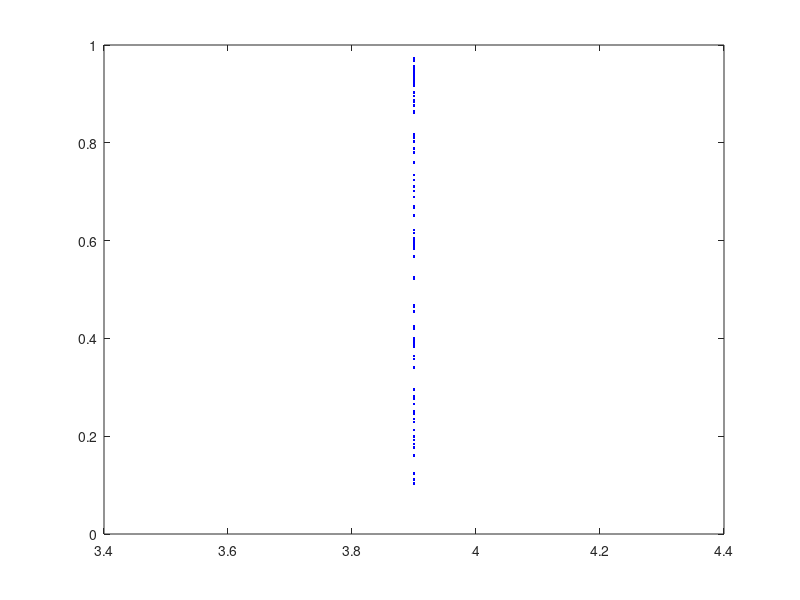

This figure's MATLAB source:
clear;
close all;
N = 1000;
x = zeros(N,1);
%for a = 2.5:0.01:4
for a = 3.9
    x(1) = 0.5;
    for n=2:N
        x(n) = a*x(n-1)*(1-x(n-1));
    end
    plot(a,x(900:end),'b.')
    hold on
end